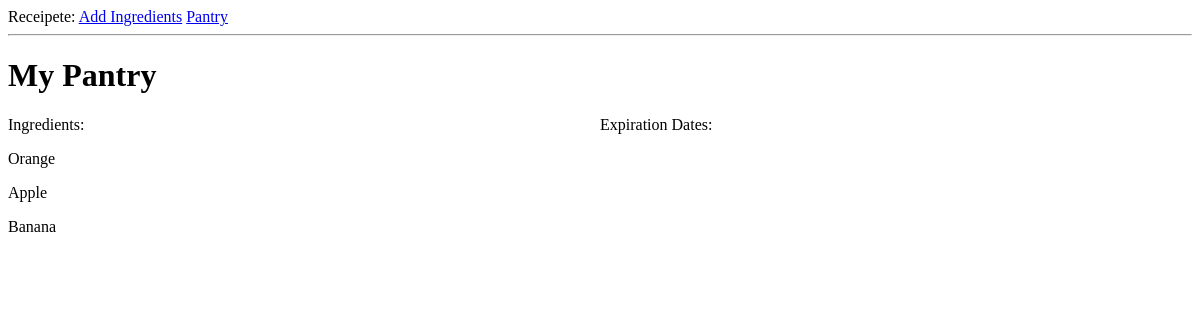
Page /pantry (signed in) on the earlier database version.
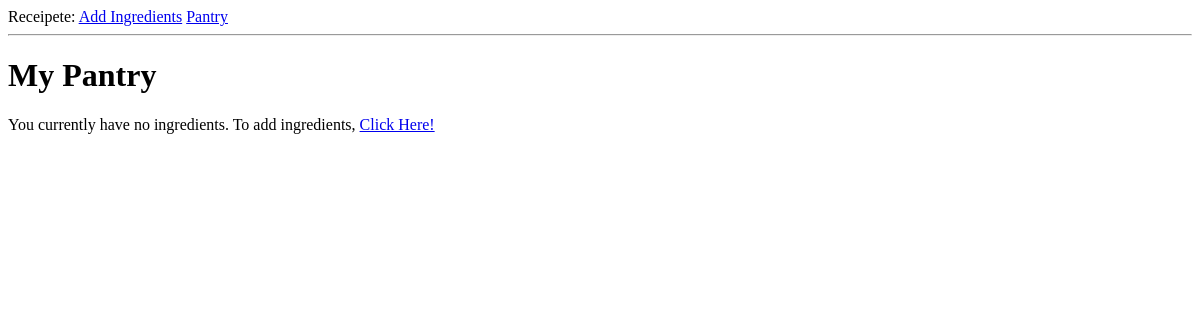
Same page on the later database version.
### app/models.py (models this page shows, shortened)
class Ingredient(db.Model):
    id = db.Column(db.Integer, primary_key=True)
    api_id = db.Column(db.Integer, nullable=False)
    name = db.Column(db.String(100), nullable=False)
    image = db.Column(db.String(100), nullable=False)
    user_id = db.Column(db.Integer, db.ForeignKey('user.id'))

### app/routes.py (the view)
@app.route('/pantry', methods=['GET', 'POST'])
@login_required
def pantry():
    ingredients = current_user.ingredients.all()
    return render_template('pantry.html', title='Pantry', ingredients=ingredients)

### app/models.py (called while the page is built)
@login.user_loader
def load_user(id):
    return User.query.get(int(id))

### app/templates/pantry.html (shortened to what this page needs)
<!doctype html>
{% extends "loggedin_base.html" %}
{% block content %}
    <h1>My Pantry</h1>
    <body>
        {% if ingredients %}
        <div class = "column" >
            Ingredients:
        {% for ingredient in ingredients %}
            <p>{{ingredient.name.capitalize()}}</p>
        {% endfor %}
        </div class = "column">
        <div class = "column" >
            Expiration Dates:
        </div class = "column">
        {% else %}
        <p>You currently have no ingredients. To add ingredients, <a href="{{ url_for('search_ingredients') }}">Click Here!</a></p>
        {% endif %}
    </body>
{% endblock %}

### app/templates/loggedin_base.html (shortened to what this page needs)
<!doctype html>
<html>
    <head>
    </head>
    <body>
        <div>
            Receipete:
            <a href="/ingredients/search">Add Ingredients</a>
            <a href="/pantry">Pantry</a>
        </div>
        <hr>
        {% block content %}{% endblock %}
    </body>
</html>

Differences in the rows shown:
removed Ingredient: name "Orange"
removed Ingredient: name "Apple"
removed Ingredient: name "Banana"
Other differences:
text no longer shown: "Ingredients: Expiration Dates:"
text now shown: "You currently have no ingredients. To add ingredients, Click Here!"
